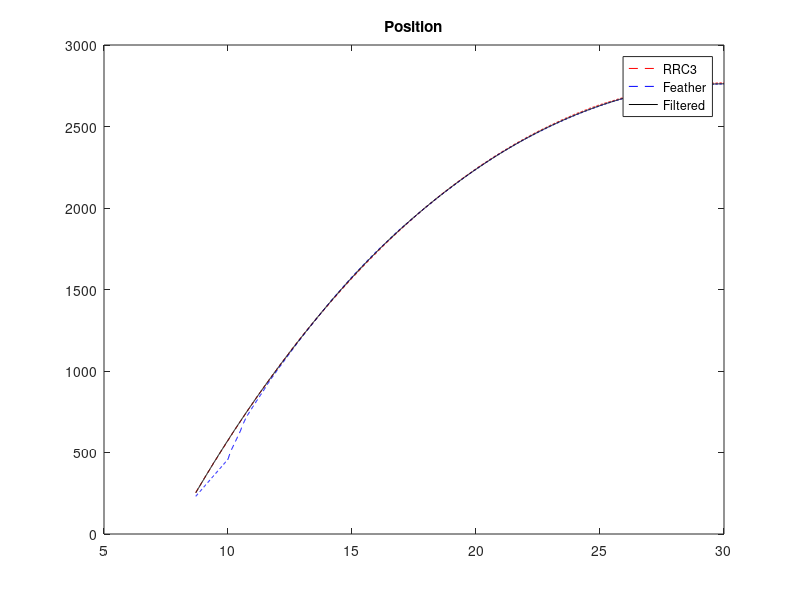
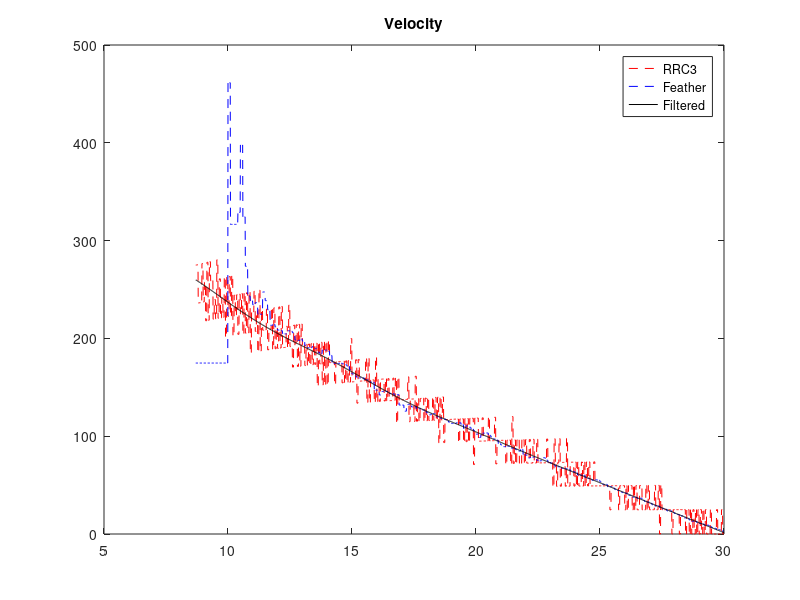
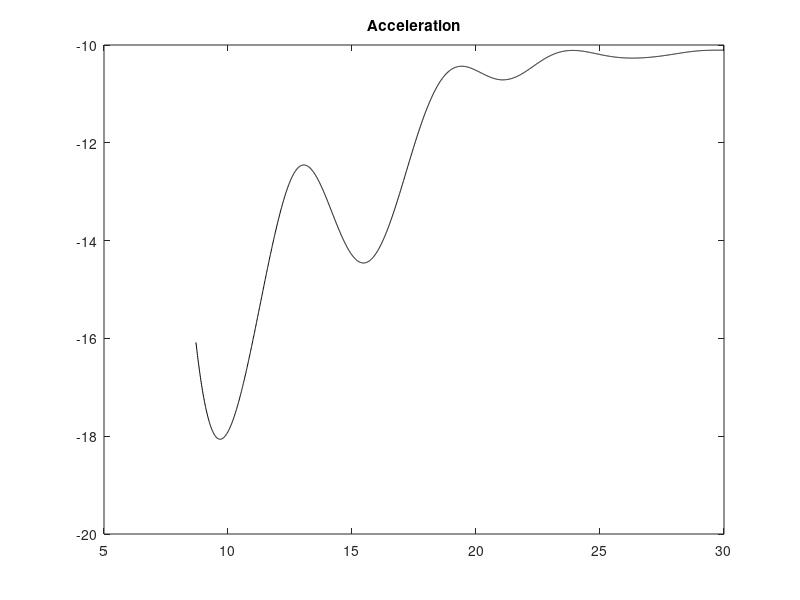

Recreate these plots in MATLAB, in order.
clear all;close all;

samplerate=100;
dt=1/samplerate;

% Start at launch and end at apogee
% This is so that the acceleration init condition is valid
global_time_r=(6.9+1.8:1/samplerate:30)';

load("a.mat")
a=a(1:end-1,:);
a=[0 0;a];
rrc3_time=a(:,1);
rrc3_alt=a(:,2);
rrc3_alt_r=interp1(rrc3_time,rrc3_alt,global_time_r,"linear","extrap");

load("b.mat")
b=b(1:end-1,:);
feather_time=b(:,1);
feather_alt=b(:,2);
feather_alt_r=interp1(feather_time,feather_alt,global_time_r,"linear","extrap");

clear a b








%% Kalman smoothing
% Define the number of iterations
N = length(rrc3_alt_r);

% Initialize the state vectors (position; velocity; acceleration)
x_fm = nan(3,N); % fm for forward, minus
x_fp = nan(size(x_fm)); % fp for forward, plus
x_bp = nan(size(x_fm)); % bp for backward, plus
x_0 = [250; 260; -16]; % initial state vector

% Initialize the covariance matrices
P_fm = nan(3,3,N); % fm for forward, minus
P_fp = nan(size(P_fm)); % fp for forward, plus
P_bp = nan(size(P_fm)); % bp for backward, plus
% P_0 = zeros(3,3); P_0(3,3) = 0.59; % initial covariance matrix
P_0 = diag([0 0 0]);

% Initialize the state transition matrix
F = [...
     1 dt 0.5*dt^2; ...
     0 1  dt      ; ...
     0 0  1       ;
     ];

% Initialize the process noise matrix
stdDevAccel = 0.0025; % standard deviation of the acceleration process noise
Q = [...
    dt^4/4 dt^3/2 dt^2/2;...
    dt^3/2 dt^2   dt    ;...
    dt^2/2 dt     1     ;...
    ] * 0.01;
 
% Initialize the observation matrix (updated at each iteration)
H = [1 0 0;1 0 0];
 
% Initialize the measurement noise matrix
R = [318 0;...
     0   100];

gps_noise_low = 100;
gps_noise_high = 100000;
 
% iterate forward (kalman filter)
for k = 1:N
    % adjust noise
    if k < 370
        R = [318 0;...
        0   gps_noise_high];
    else
        R = [318 0;...
        0   gps_noise_low];
    end
    % predict
    if k == 1
        % initial prediction
        x_fm(:,k) = F * x_0;
        P_fm(:,:,k) = F * P_0 * F' + Q;
    else
        x_fm(:,k) = F * x_fp(:,k-1);
        P_fm(:,:,k) = F * P_fp(:,:,k-1) * F' + Q;
    end
 
    z = [rrc3_alt_r(k);...
         feather_alt_r(k)];
 
    % % handle zero velocity detection
    % if zv(k)
    %     H(2,2) = 1;
    % else
    %     H(2,2) = 0;
    % end
 
    % calculate the kalman gain
    K = P_fm(:,:,k) * H' * inv(H * P_fm(:,:,k) * H' + R);

    % calculate the state vector and the covariance matrix
    x_fp(:,k) = x_fm(:,k) + K * (z - H * x_fm(:,k));
    P_fp(:,:,k) = (eye(3) - K * H) * P_fm(:,:,k);
 
end
 
% iterate backward (smoother)
for k = N-1:-1:1 % not including zero since zero is perfectly known
    % adjust noise
    if k < 370
        R = [318 0;...
        0   gps_noise_high];
    else
        R = [318 0;...
        0   gps_noise_low];
    end
    if k == N-1
        % Initialization
        x_bp(:,N) = x_fp(:,N);
        P_bp(:,:,N) = P_fp(:,:,N);
    end

    I = P_fm(:,:,k+1)^-1;
    K = P_fp(:,:,k) * F' * I;
    x_bp(:,k) = x_fp(:,k) + K * (x_bp(:,k+1) - x_fm(:,k+1));
    P_bp(:,:,k) = P_fp(:,:,k) - K * (P_fm(:,:,k+1) - P_bp(:,:,k+1)) * K';
end

figure(1);
plot(global_time_r,rrc3_alt_r,"r--");hold on;
plot(global_time_r,feather_alt_r,"b--");
plot(global_time_r,x_bp(1,:),"k");
% xlim([0 70]);
legend("RRC3","Feather","Filtered","Location","best");
title("Position");

figure(2);
plot(global_time_r(1:end-1),diff(rrc3_alt_r)./diff(global_time_r),"r--");hold on;
plot(global_time_r(1:end-1),diff(feather_alt_r)./diff(global_time_r),"b--");
plot(global_time_r,x_bp(2,:),"k");
% xlim([0 70]);
legend("RRC3","Feather","Filtered","Location","best");
title("Velocity");

figure(3);
% plot(global_time_r(1:end-2),diff(diff(rrc3_alt_r)./diff(global_time_r)./diff(global_time_r)),"r--");hold on;
% plot(global_time_r(1:end-2),diff(diff(feather_alt_r)./diff(global_time_r)./diff(global_time_r)),"b--");
plot(global_time_r,x_bp(3,:),"k");
% xlim([0 70]);
% legend("RRC3","Feather","Filtered","Location","best");
title("Acceleration");

% %% calculate 95% confidence intervals for acc, vel and pos (forward and smoothed)
% % calculate the 95% confidence intervals for the acceleration
% conf_acc_filt = [x_fp(3,:)' - 1.96 * sqrt(squeeze(P_fp(3,3,:))), x_fp(3,:)' + 1.96 * sqrt(squeeze(P_fp(3,3,:)))];
% conf_acc_smooth = [x_bp(3,:)' - 1.96 * sqrt(squeeze(P_bp(3,3,:))), x_bp(3,:)' + 1.96 * sqrt(squeeze(P_bp(3,3,:)))];
% 
% % calculate the 95% confidence intervals for the velocity
% conf_vel_filt = [x_fp(2,:)' - 1.96 * sqrt(squeeze(P_fp(2,2,:))), x_fp(2,:)' + 1.96 * sqrt(squeeze(P_fp(2,2,:)))];
% conf_vel_smooth = [x_bp(2,:)' - 1.96 * sqrt(squeeze(P_bp(2,2,:))), x_bp(2,:)' + 1.96 * sqrt(squeeze(P_bp(2,2,:)))];
% 
% % calculate the 95% confidence intervals for the position
% conf_pos_filt = [x_fp(1,:)' - 1.96 * sqrt(squeeze(P_fp(1,1,:))), x_fp(1,:)' + 1.96 * sqrt(squeeze(P_fp(1,1,:)))];
% conf_pos_smooth = [x_bp(1,:)' - 1.96 * sqrt(squeeze(P_bp(1,1,:))), x_bp(1,:)' + 1.96 * sqrt(squeeze(P_bp(1,1,:)))];
% 
% %% Plot the results
% % visualize the results
% figure("Position", [100, 400, 1200, 600]);
% subplot(3,1,1); % position
% yyaxis left;
% plot(traj.getTrajectory.t, traj.getTrajectory.pos(:,1), 'DisplayName', 'True position');
% hold on;
% plot(traj.getTrajectory.t, x_fp(1,:), 'DisplayName', 'Estimated position (filtered)');
% plot(traj.getTrajectory.t, x_bp(1,:), 'DisplayName', 'Estimated position (smoothed)');
% fill([traj.getTrajectory.t; flipud(traj.getTrajectory.t)], [conf_pos_filt(:,1); flipud(conf_pos_filt(:,2))], 'r', 'EdgeColor', 'none', 'FaceAlpha', 0.3, 'DisplayName', '95% confidence interval (filtered)');
% fill([traj.getTrajectory.t; flipud(traj.getTrajectory.t)], [conf_pos_smooth(:,1); flipud(conf_pos_smooth(:,2))], 'b', 'EdgeColor', 'none', 'FaceAlpha', 0.3, 'DisplayName', '95% confidence interval (smoothed)');
% hold off;
% xlabel('t [s]');
% ylabel('p [m]');
% legend("Location","bestoutside");
% grid on;
% yyaxis right;
% plot(traj.getTrajectory.t, traj.getTrajectory.pos(:,1) - x_fp(1,:)', 'DisplayName', 'Error after filtering');
% hold on;
% plot(traj.getTrajectory.t, traj.getTrajectory.pos(:,1) - x_bp(1,:)', 'DisplayName', 'Error after smoothing');
% 
% ylabel('\Delta p [m]');
% 
% subplot(3,1,2); % velocity
% yyaxis left;
% plot(traj.getTrajectory.t, traj.getTrajectory.vel(:,1), 'DisplayName', 'True velocity');
% hold on;
% plot(traj.getTrajectory.t, x_fp(2,:), 'DisplayName', 'Estimated velocity (filtered)');
% plot(traj.getTrajectory.t, x_bp(2,:), 'DisplayName', 'Estimated velocity (smoothed)');
% fill([traj.getTrajectory.t; flipud(traj.getTrajectory.t)], [conf_vel_filt(:,1); flipud(conf_vel_filt(:,2))], 'r', 'EdgeColor', 'none', 'FaceAlpha', 0.3, 'DisplayName', '95% confidence interval (filtered)');
% fill([traj.getTrajectory.t; flipud(traj.getTrajectory.t)], [conf_vel_smooth(:,1); flipud(conf_vel_smooth(:,2))], 'b', 'EdgeColor', 'none', 'FaceAlpha', 0.3, 'DisplayName', '95% confidence interval (smoothed)');
% hold off;
% xlabel('t [s]');
% ylabel('v [m/s]');
% legend("Location","bestoutside");
% grid on;
% yyaxis right;
% plot(traj.getTrajectory.t, traj.getTrajectory.vel(:,1) - x_fp(2,:)', 'DisplayName', 'Error after filtering');
% hold on;
% plot(traj.getTrajectory.t, traj.getTrajectory.vel(:,1) - x_bp(2,:)', 'DisplayName', 'Error after smoothing');
% ylabel('\Delta v [m/s]');
% 
% subplot(3,1,3); % acceleration
% yyaxis left;
% plot(traj.getTrajectory.t, traj.getTrajectory.acc(:,1), 'DisplayName', 'True acceleration');
% hold on;
% plot(traj.getTrajectory.t, x_fp(3,:), 'DisplayName', 'Estimated acceleration (filtered)');
% plot(traj.getTrajectory.t, x_bp(3,:), 'DisplayName', 'Estimated acceleration (smoothed)');
% plot(traj.getTrajectory.t, accelReadings, 'DisplayName', 'Measured acceleration');
% fill([traj.getTrajectory.t; flipud(traj.getTrajectory.t)], [conf_acc_filt(:,1); flipud(conf_acc_filt(:,2))], 'r', 'EdgeColor', 'none', 'FaceAlpha', 0.3, 'DisplayName', '95% confidence interval (filtered)');
% fill([traj.getTrajectory.t; flipud(traj.getTrajectory.t)], [conf_acc_smooth(:,1); flipud(conf_acc_smooth(:,2))], 'b', 'EdgeColor', 'none', 'FaceAlpha', 0.3, 'DisplayName', '95% confidence interval (smoothed)');
% hold off;
% xlabel('t [s]');
% ylabel('a [m/s^2]');
% legend("Location","bestoutside");
% grid on;
% yyaxis right;
% plot(traj.getTrajectory.t, traj.getTrajectory.acc(:,1) - x_fp(3,:)', 'DisplayName', 'Error after filtering');
% hold on;
% plot(traj.getTrajectory.t, traj.getTrajectory.acc(:,1) - x_bp(3,:)', 'DisplayName', 'Error after smoothing');
% ylabel('\Delta a [m/s^2]');
% 
% % common x axis
% linkaxes(findall(gcf,'type','axes'),'x');
